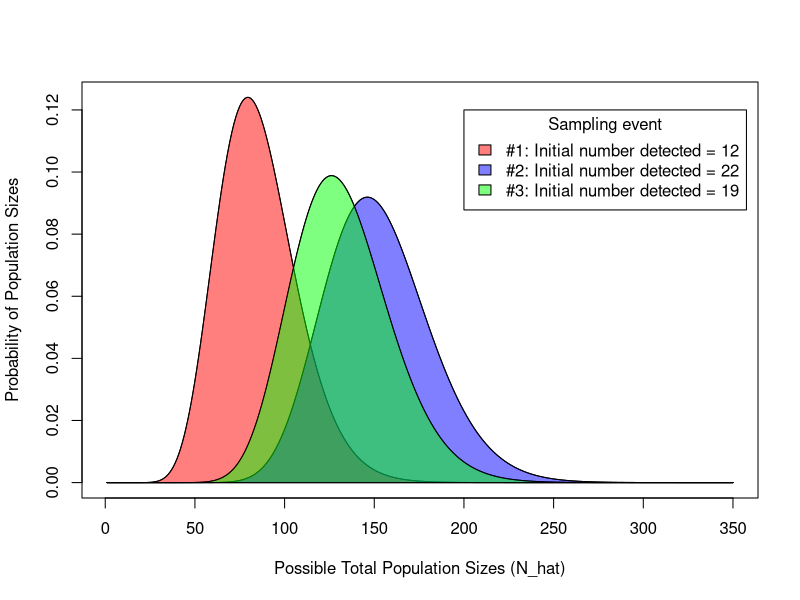
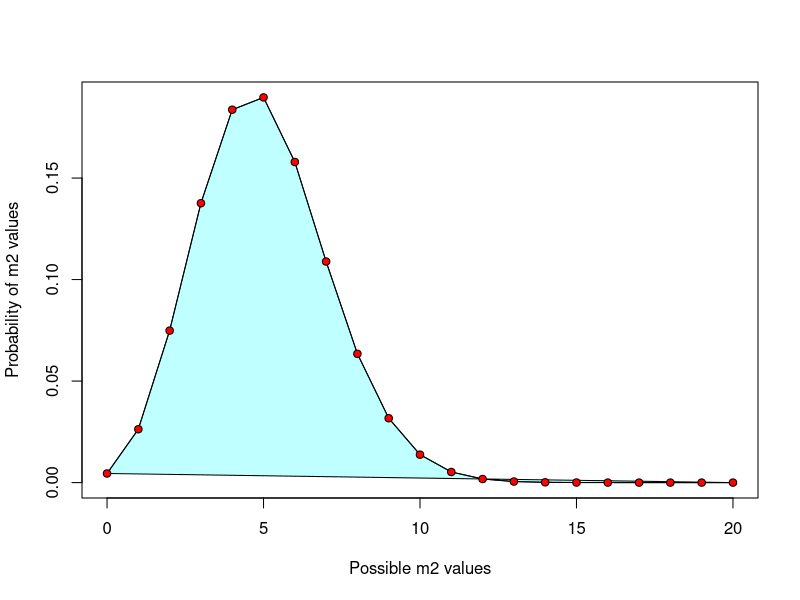
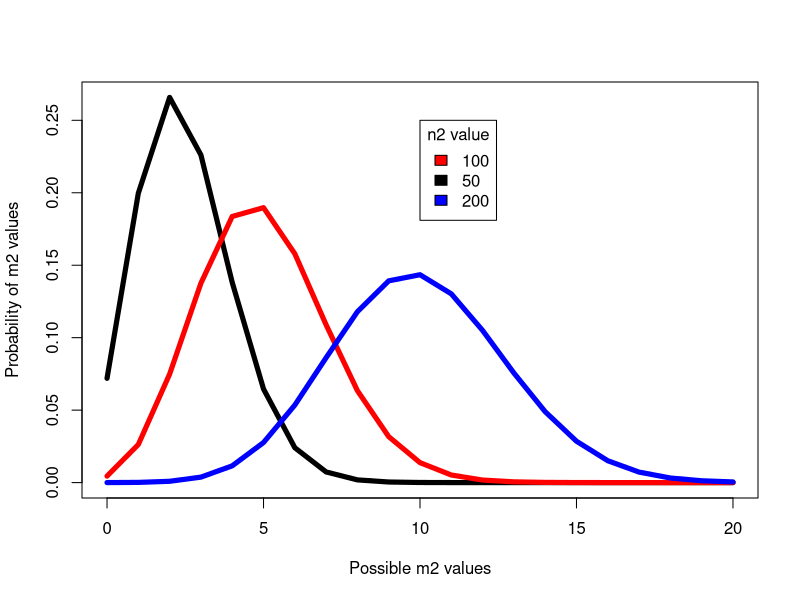
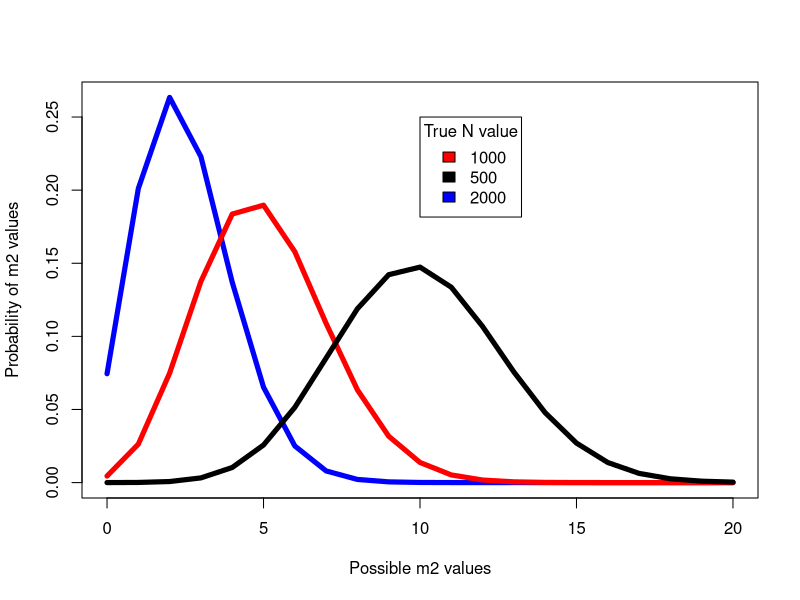
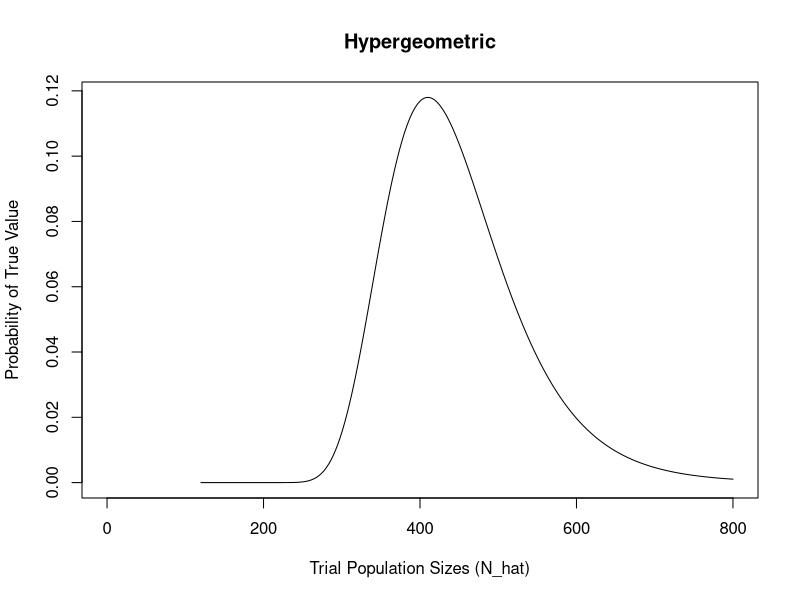
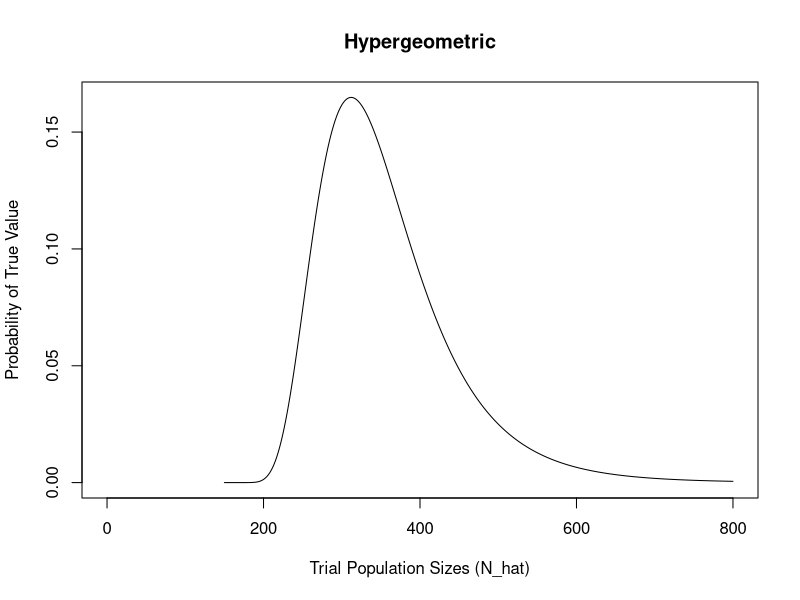
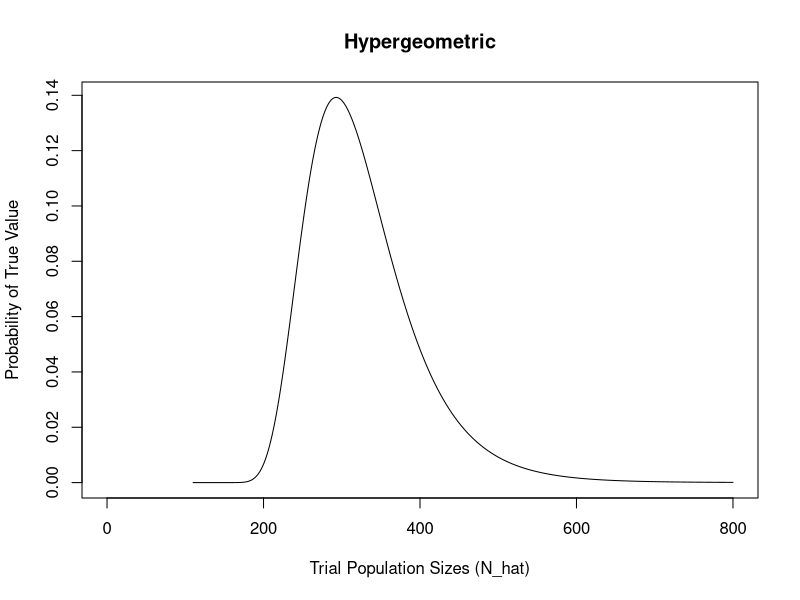
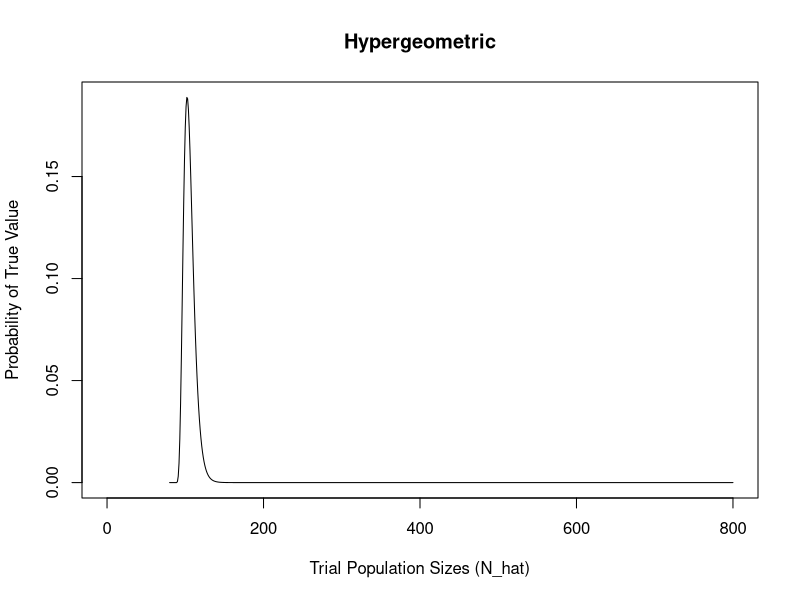

Here is the R script that generated these plots, in order:
## ---- chunk 1
knitr::opts_chunk$set(echo = TRUE)
## ---- chunk 2
# Load data. *Make sure .csv data files are in your working directory
df.50 <- read.csv("Length Sample 50.csv", header = TRUE)
df.250 <- read.csv("Length Sample 250.csv", header = TRUE)

# Visualize data structures
head(df.50)
head(df.250)
## I don't like the column names, so I'll rename them with more intuitive labels:
colnames(df.50) <- c("ID","length")
colnames(df.250) <- c("ID","length")

# Sample size = 50
y.bar.50 <- mean(df.50$length)
var.50 <- var(df.50$length)
CV.50 <- sqrt(var.50)/y.bar.50
var.hat_y.bar.50 <- ( (1000-50)/1000 )* var.50/length(df.50$length)

print(y.bar.50); print(var.50); print(CV.50); print(var.hat_y.bar.50)

# Sample size = 250
y.bar.250 <- mean(df.250$length)
var.250 <- var(df.250$length)
CV.250 <- sqrt(var.250)/y.bar.250
var.hat_y.bar.250 <- ( (1000-250)/1000 ) * var.250/length(df.250$length)

print(y.bar.250); print(var.250); print(CV.250); print(var.hat_y.bar.250)
## ---- chunk 3
# Create data frame:
samp.ID <- seq(1,15,1)
flower.count <- c(10,15,1,23,18,12,19,9,5,8,3,26,20,12,31)
flower.df <- cbind(samp.ID,flower.count)

# Sample statistics:
flwr.y.bar <- mean(flower.count)
flwr.var <- var(flower.count)
flwr.CV <- sqrt(flwr.var)/flwr.y.bar
var.hat_flwr.y.bar <- ( (6000 - 15)/6000) * flwr.var/length(flower.count) # For this, we need N, which is equal to the total number of 1x1 m quadrats in the field. This is equal to 50*120 = 6000

print(flwr.y.bar); print(flwr.var); print(flwr.CV); print(var.hat_flwr.y.bar)

# Population estimates:
samp.space <- 50*120 # Determine the total sample space (i.e. N, or how many 1x1 quadrats are in the field) = 6000
flower.pop.est <- samp.space * flwr.y.bar
flower.pop.est.var <- samp.space^2 * flwr.var
flower.pop.est.CV <- sqrt(flower.pop.est.var)/flower.pop.est

print(flower.pop.est); print(flower.pop.est.var); print(flower.pop.est.CV)
## ---- chunk 4
# Sampling event 1:
n.detect.1 <- 12 # Number of voles detected in this sample event
p <- 0.15 # Probability of detection = proportion of apartment visible

N_hat.est.1 <- n.detect.1/p
N_hat.trial <- 1:350
probs.N_hat.1 <- dbinom(x=n.detect.1, size=N_hat.trial, prob=p)

# Sampling event 2:
n.detect.2 <- 22 # Number of voles detected in this sample event

N_hat.est.2 <- n.detect.2/p
probs.N_hat.2 <- dbinom(x=n.detect.2, size=N_hat.trial, prob=p)

# Sampling event 3:
n.detect.3 <- 19 # Number of voles detected in this sample event

N_hat.est.3 <- n.detect.3/p
probs.N_hat.3 <- dbinom(x=n.detect.3, size=N_hat.trial, prob=p)

# Plot the 3 profiles:
plot(x=N_hat.trial, y=probs.N_hat.1, type="l",
     xlab="Possible Total Population Sizes (N_hat)",
     ylab="Probability of Population Sizes") +
  lines(x=N_hat.trial, y=probs.N_hat.2) +
  lines(x=N_hat.trial, y=probs.N_hat.3)
legend(x = 200, y = 0.12, legend = c("#1: Initial number detected = 12", "#2: Initial number detected = 22", "#3: Initial number detected = 19"),
       fill = c(rgb(1,0,0, alpha = 0.5),rgb(0,0,1, alpha = 0.5),rgb(0,1,0, alpha = 0.5)), title = "Sampling event")
polygon(x=N_hat.trial, y=probs.N_hat.1, col=rgb(1,0,0, alpha = 0.5))
polygon(x=N_hat.trial, y=probs.N_hat.2, col=rgb(0,0,1, alpha = 0.5))
polygon(x=N_hat.trial, y=probs.N_hat.3, col=rgb(0,1,0, alpha = 0.5))
## ---- chunk 5

N <- 1000
n1 <- 50
n2 <- 100

# Number of marked individuals expected to be observed:
m2_hat <- n1*n2 / N

# Calculate probability of observing different numbers of marked individuals and plot:
trial.m2 <- 0:20
trial.prob.m2 <- dhyper(x=trial.m2, m=50, n=950, k=100)

plot(x=trial.m2, y=trial.prob.m2, type="l",
     xlab="Possible m2 values",
     ylab="Probability of m2 values")
polygon(x=trial.m2, y=trial.prob.m2, col=rgb(0,1,1, alpha=0.25))
points(x=trial.m2, y=trial.prob.m2, pch=21, bg="red")

# Prove original estimator by summing probabilities*m2:
est.m2 <- sum(trial.m2*trial.prob.m2)
est.m2

## Varying n2
n2 <- 50
m2_hat.2 <- n1*n2 / N
m2_hat.2

n2 <- 200
m2_hat.3 <- n1*n2 / N
m2_hat.3

trial.m2 <- 0:20
trial.prob.m2.2 <- dhyper(x=trial.m2, m=50, n=950, k=50) # Change k (n2) to 50
trial.prob.m2.3 <- dhyper(x=trial.m2, m=50, n=950, k=200) # Change k (n2) to 200

plot(x=trial.m2, y=trial.prob.m2.2, type="l", lwd = 5,
     xlab="Possible m2 values",
     ylab="Probability of m2 values") +
  lines(x=trial.m2, y=trial.prob.m2, col="red", lwd = 5) +
  lines(x=trial.m2, y=trial.prob.m2.3, col = "blue", lwd = 5)
legend(x = 10, y = 0.25, legend = c("100", "50", "200"),
       fill = c("red", "black", "blue"), title = "n2 value")
## ---- chunk 6

## Varying N
n2 <- 100

N <- 500
m2_hat.4 <- n1*n2 / N
m2_hat.4

N <- 2000
m2_hat.5 <- n1*n2 / N
m2_hat.5

trial.m2 <- 0:20
trial.prob.m2.4 <- dhyper(x=trial.m2, m=50, n=450, k=100) # Change n (= N-m) to 450
trial.prob.m2.5 <- dhyper(x=trial.m2, m=50, n=1950, k=100) # Change n (= N-m) to 1950

plot(x=trial.m2, y=trial.prob.m2.5, type="l", lwd = 5, col = "blue",
     xlab="Possible m2 values",
     ylab="Probability of m2 values") +
  lines(x=trial.m2, y=trial.prob.m2, col="red", lwd = 5) +
  lines(x=trial.m2, y=trial.prob.m2.4, col = "black", lwd = 5)
legend(x = 10, y = 0.25, legend = c("1000", "500", "2000"),
       fill = c("red", "black", "blue"), title = "True N value")

## ---- chunk 7

n1 = 65
n2 = 120
m2 = 19

chap.may.est <- ((n1+1)*(n2+1))/(m2+1) - 1
chap.may.var <- ((n1+1)*(n2+1)*(n1-m2)*(n2-m2)) / ((m2+1)^2 * (m2+2))
chap.may.CV <- sqrt(chap.may.var)/chap.may.est

trial.N <- 0:800
may.trial.N.prob <- dhyper(x=m2, m=n1, n=trial.N-n1, k=n2)

plot(x=trial.N, y=may.trial.N.prob, type="l",
     xlab="Trial Population Sizes (N_hat)",
     ylab="Probability of True Value",
     main="Hypergeometric")

## ---- chunk 8

n1 = 25
n2 = 150
m2 = 12

chap.june.est <- ((n1+1)*(n2+1))/(m2+1) - 1
chap.june.var <- ((n1+1)*(n2+1)*(n1-m2)*(n2-m2)) / ((m2+1)^2 * (m2+2))
chap.june.CV <- sqrt(chap.june.var)/chap.june.est

june.trial.N.prob <- dhyper(x=m2, m=n1, n=trial.N-n1, k=n2)

plot(x=trial.N, y=june.trial.N.prob, type="l",
     xlab="Trial Population Sizes (N_hat)",
     ylab="Probability of True Value",
     main="Hypergeometric")

## ---- chunk 9

n1 = 40
n2 = 110
m2 = 15

chap.july.est <- ((n1+1)*(n2+1))/(m2+1) - 1
chap.july.var <- ((n1+1)*(n2+1)*(n1-m2)*(n2-m2)) / ((m2+1)^2 * (m2+2))
chap.july.CV <- sqrt(chap.july.var)/chap.july.est

july.trial.N.prob <- dhyper(x=m2, m=n1, n=trial.N-n1, k=n2)

plot(x=trial.N, y=july.trial.N.prob, type="l",
     xlab="Trial Population Sizes (N_hat)",
     ylab="Probability of True Value",
     main="Hypergeometric")

## ---- chunk 10

n1 = 45
n2 = 80
m2 = 35

chap.august.est <- ((n1+1)*(n2+1))/(m2+1) - 1
chap.august.var <- ((n1+1)*(n2+1)*(n1-m2)*(n2-m2)) / ((m2+1)^2 * (m2+2))
chap.august.CV <- sqrt(chap.august.var)/chap.august.est

august.trial.N.prob <- dhyper(x=m2, m=n1, n=trial.N-n1, k=n2)

plot(x=trial.N, y=august.trial.N.prob, type="l",
     xlab="Trial Population Sizes (N_hat)",
     ylab="Probability of True Value",
     main="Hypergeometric")

## ---- chunk 11

n1 = 60
n2 = 70
m2 = 42

chap.september.est <- ((n1+1)*(n2+1))/(m2+1) - 1
chap.september.var <- ((n1+1)*(n2+1)*(n1-m2)*(n2-m2)) / ((m2+1)^2 * (m2+2))
chap.september.CV <- sqrt(chap.september.var)/chap.september.est

september.trial.N.prob <- dhyper(x=m2, m=n1, n=trial.N-n1, k=n2)

plot(x=trial.N, y=september.trial.N.prob, type="l",
     xlab="Trial Population Sizes (N_hat)",
     ylab="Probability of True Value",
     main="Hypergeometric")

## ---- chunk 12

chapman_table <- cbind(N_hat <- c(chap.may.est, chap.june.est, chap.july.est, chap.august.est, chap.september.est), var <- c(chap.may.var, chap.june.var, chap.july.var, chap.august.var, chap.september.var), CV <- c(chap.may.CV, chap.june.CV, chap.july.CV, chap.august.CV, chap.september.CV))
rownames(chapman_table) <- c("May", "June", "July", "August", "September")
colnames(chapman_table) <- c("N_hat", "var", "CV")
chapman_table

plot(x=trial.N, y=august.trial.N.prob, type="l", col = "red", lwd = 3,
     xlab="Possible Population Sizes (N_hat)",
     ylab="Probability of True Value",
     main="PDF for Population Size Estimates (N_hat) by month") +
  lines(x=trial.N, y=may.trial.N.prob, col="blue", lwd = 3) +
  lines(x=trial.N, y=june.trial.N.prob, col="green", lwd = 3) +
  lines(x=trial.N, y=july.trial.N.prob, col="orange", lwd = 3) +
  lines(x=trial.N, y=september.trial.N.prob, col="black", lwd = 3)
legend(x = 500, y = 0.17, legend = c("May", "June", "July", "August", "September"),
       fill = c("blue", "green", "orange", "red", "black"), title = "Month")

## ---- chunk 13

n1 = 65
n2 = 120
m2 = 19

bailey.may.est <- (n1*(n2+1)) / (m2+1)
bailey.may.var <- (n1^2 * (n2+1) * (n2-m2)) / ((m2+1)^2 * (m2+2))
bailey.may.CV <- sqrt(bailey.may.var)/bailey.may.est

trial.N <- 0:800
may.trial.N.prob_bailey <- dbinom(x=m2, size=n2, prob=n1/trial.N)

plot(x=trial.N, y=may.trial.N.prob_bailey, type="l", lwd = 3,
     xlab="Trial Population Sizes (N_hat)",
     ylab="Probability of True Value",
     main="Bailey's Binomial Model")
abline(v=bailey.may.est, col="red")
## ---- chunk 14

n1 = 25
n2 = 150
m2 = 12

bailey.june.est <- (n1*(n2+1)) / (m2+1)
bailey.june.var <- (n1^2 * (n2+1) * (n2-m2)) / ((m2+1)^2 * (m2+2))
bailey.june.CV <- sqrt(bailey.june.var)/bailey.june.est

june.trial.N.prob_bailey <- dbinom(x=m2, size=n2, prob=n1/trial.N)

plot(x=trial.N, y=june.trial.N.prob_bailey, type="l", lwd = 3,
     xlab="Trial Population Sizes (N_hat)",
     ylab="Probability of True Value",
     main="Bailey's Binomial Model")
abline(v=bailey.june.est, col="red")

## ---- chunk 15

n1 = 40
n2 = 110
m2 = 15

bailey.july.est <- (n1*(n2+1)) / (m2+1)
bailey.july.var <- (n1^2 * (n2+1) * (n2-m2)) / ((m2+1)^2 * (m2+2))
bailey.july.CV <- sqrt(bailey.july.var)/bailey.july.est

july.trial.N.prob_bailey <- dbinom(x=m2, size=n2, prob=n1/trial.N)

plot(x=trial.N, y=july.trial.N.prob_bailey, type="l", lwd = 3,
     xlab="Trial Population Sizes (N_hat)",
     ylab="Probability of True Value",
     main="Bailey's Binomial Model")
abline(v=bailey.july.est, col="red")

## ---- chunk 16

n1 = 45
n2 = 80
m2 = 35

bailey.august.est <- (n1*(n2+1)) / (m2+1)
bailey.august.var <- (n1^2 * (n2+1) * (n2-m2)) / ((m2+1)^2 * (m2+2))
bailey.august.CV <- sqrt(bailey.august.var)/bailey.august.est

august.trial.N.prob_bailey <- dbinom(x=m2, size=n2, prob=n1/trial.N)

plot(x=trial.N, y=august.trial.N.prob_bailey, type="l", lwd = 3,
     xlab="Trial Population Sizes (N_hat)",
     ylab="Probability of True Value",
     main="Bailey's Binomial Model")
abline(v=bailey.august.est, col="red")

## ---- chunk 17

n1 = 60
n2 = 70
m2 = 42

bailey.september.est <- (n1*(n2+1)) / (m2+1)
bailey.september.var <- (n1^2 * (n2+1) * (n2-m2)) / ((m2+1)^2 * (m2+2))
bailey.september.CV <- sqrt(bailey.september.var)/bailey.september.est

september.trial.N.prob_bailey <- dbinom(x=m2, size=n2, prob=n1/trial.N)

plot(x=trial.N, y=september.trial.N.prob_bailey, type="l", lwd = 3,
     xlab="Trial Population Sizes (N_hat)",
     ylab="Probability of True Value",
     main="Bailey's Binomial Model")
abline(v=bailey.september.est, col="red")

## ---- chunk 18
bailey_table <- cbind(N_hat <- c(bailey.may.est, bailey.june.est, bailey.july.est, bailey.august.est, bailey.september.est), var <- c(bailey.may.var, bailey.june.var, bailey.july.var, bailey.august.var, bailey.september.var), CV <- c(bailey.may.CV, bailey.june.CV, bailey.july.CV, bailey.august.CV, bailey.september.CV))
rownames(bailey_table) <- c("May", "June", "July", "August", "September")
colnames(bailey_table) <- c("N_hat", "var", "CV")
bailey_table

plot(x=trial.N, y=june.trial.N.prob_bailey, type="l", col = "green", lwd = 3,
     xlab="Possible Population Sizes (N_hat)",
     ylab="Probability of True Value",
     main="PDF for Population Size Estimates (N_hat) by month") +
  lines(x=trial.N, y=may.trial.N.prob_bailey, col="blue", lwd = 3) +
  lines(x=trial.N, y=august.trial.N.prob_bailey, col="red", lwd = 3) +
  lines(x=trial.N, y=july.trial.N.prob_bailey, col="orange", lwd = 3) +
  lines(x=trial.N, y=september.trial.N.prob_bailey, col="black", lwd = 3)
legend(x = 600, y = 0.11, legend = c("May", "June", "July", "August", "September"),
       fill = c("blue", "green", "orange", "red", "black"), title = "Month")

## ---- chunk 19

plot(x = 1:5 - 0.05, y = chapman_table[,1], pch = 16, col = "red", cex = 1.5,
     xlab = "Month",
     ylab = "N_hat Population Estimate",
     ylim = c(0,500),
     xaxt = "n") +
  points(x = 1:5 + 0.05, y = bailey_table[,1], pch = 18, col = "black", cex = 1.5) +
  axis(side = 1, at = c(1:5), labels = c("May", "June", "July", "August", "September"))
legend(x = 2.5, y = 500, legend = c("Chapman (sample w/o replacement)", "Bailey's (sample w/ replacement)"), col = c("red", "black"), pch = c(16, 18), title = "N_hat estimate method")

